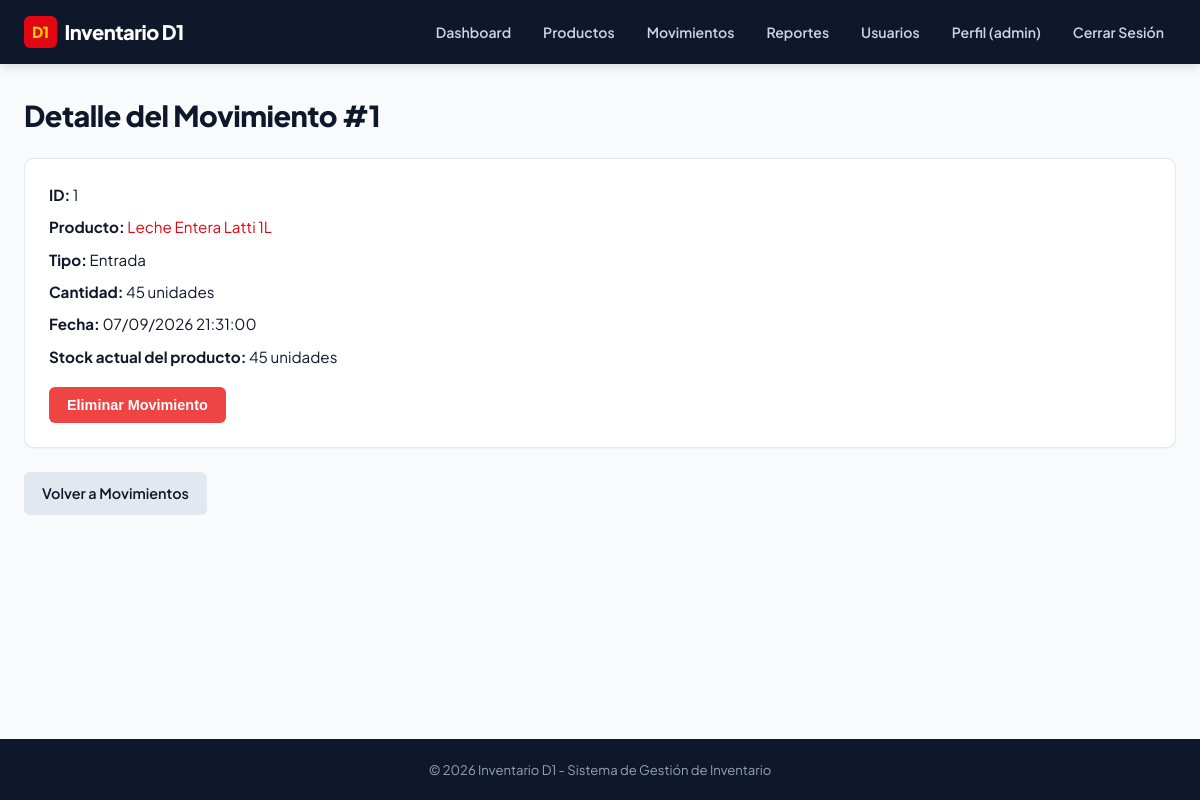
The app's page /movimientos/1 (signed in) with its own data.
### app/models.py (models this page shows, shortened)
class Movimiento(db.Model):
    __tablename__ = 'movimiento'
    id = db.Column(db.Integer, primary_key=True)
    producto_id = db.Column(db.Integer, db.ForeignKey('producto.id'), nullable=False)
    tipo = db.Column(db.String(20), nullable=False)  # 'entrada' o 'salida'
    cantidad = db.Column(db.Integer, nullable=False)
    fecha = db.Column(db.DateTime, default=datetime.utcnow)

class Producto(db.Model):
    __tablename__ = 'producto'
    id = db.Column(db.Integer, primary_key=True)
    nombre = db.Column(db.String(150), nullable=False)
    categoria = db.Column(db.String(100), nullable=True)
    precio = db.Column(db.Float, nullable=False)
    cantidad_stock = db.Column(db.Integer, default=0, nullable=False)
    stock_minimo = db.Column(db.Integer, default=5, nullable=False)
    fecha_ingreso = db.Column(db.DateTime, default=datetime.utcnow)
    movimientos = db.relationship('Movimiento', backref='producto', lazy=True, cascade='all, delete-orphan')
    def esta_bajo_stock(self):
        return self.cantidad_stock <= self.stock_minimo

### app/routes.py (the view)
@main.route('/movimientos/<int:id>')
@login_required
def detalle_movimiento(id):
    movimiento = db.session.get(Movimiento, id)
    if not movimiento:
        flash('Movimiento no encontrado.', 'error')
        return redirect(url_for('main.listar_movimientos'))
    return render_template('movimiento_detalle.html', movimiento=movimiento)

### app/routes.py (called while the page is built)
def login_required(f):
    @wraps(f)
    def decorated_function(*args, **kwargs):
        if 'usuario_id' not in session:
            flash('Debes iniciar sesión para acceder a esta página.', 'warning')
            return redirect(url_for('main.login', next=request.path))
        return f(*args, **kwargs)
    return decorated_function

@main.before_app_request
def cargar_usuario_actual():
    g.usuario = None
    if 'usuario_id' in session:
        g.usuario = db.session.get(Usuario, session['usuario_id'])
        if g.usuario is None:
            session.clear()

@main.app_context_processor
def inject_global_vars():
    return dict(
        usuario_actual=getattr(g, 'usuario', None),
        now=datetime.utcnow()
    )

### app/templates/movimiento_detalle.html (shortened to what this page needs)
{% extends 'base.html' %}
{% block content %}
<h1>Detalle del Movimiento #{{ movimiento.id }}</h1>
<div class="producto-detalle">
    <div class="info">
        <p><strong>ID:</strong> {{ movimiento.id }}</p>
        <p><strong>Producto:</strong>
            <a href="{{ url_for('main.detalle_producto', id=movimiento.producto.id) }}">
                {{ movimiento.producto.nombre }}
            </a>
        </p>
        <p><strong>Tipo:</strong>
            <span class="{{ 'entrada' if movimiento.tipo == 'entrada' else 'salida' }}">
                {{ movimiento.tipo|capitalize }}
            </span>
        </p>
        <p><strong>Cantidad:</strong> {{ movimiento.cantidad }} unidades</p>
        <p><strong>Fecha:</strong> {{ movimiento.fecha.strftime('%d/%m/%Y %H:%M:%S') }}</p>
        <p><strong>Stock actual del producto:</strong>
            <span class="{{ 'warning' if movimiento.producto.esta_bajo_stock() }}">
                {{ movimiento.producto.cantidad_stock }} unidades
            </span>
        </p>
    </div>
    <div class="acciones">
        <form method="POST" action="{{ url_for('main.eliminar_movimiento', id=movimiento.id) }}" style="display:inline;">
            <button type="submit" class="btn btn-danger" id="btn-eliminar-movimiento"
                    onclick="return confirm('¿Eliminar este movimiento? Se revertirá el efecto en el stock del producto.')">
                Eliminar Movimiento
            </button>
        </form>
    </div>
</div>
<a href="{{ url_for('main.listar_movimientos') }}" class="btn btn-secondary">Volver a Movimientos</a>
{% endblock %}

### app/static/css/style.css (style rules this page uses)
:root { --primary: #E30613; --primary-hover: #C20510; --primary-light: #FEE2E2; --accent-yellow: #FFD100; --accent-yellow-dark: #D97706; --bg-page: #F8FAFC; --bg-card: #FFFFFF; --bg-header: #0F172A; --border-color: #E2E8F0; --border-subtle: #F1F5F9; --text-primary: #0F172A; --text-secondary: #475569; --text-muted: #94A3B8; --text-inverse: #FFFFFF; --success: #10B981; --success-bg: #ECFDF5; --warning: #F59E0B; --warning-bg: #FFFBEB; --danger: #EF4444; --danger-bg: #FEF2F2; --info: #3B82F6; --info-bg: #EFF6FF; --radius-sm: 6px; --radius-md: 10px; --radius-lg: 16px; --radius-full: 9999px; --shadow-sm: 0 1px 2px rgba(0, 0, 0, 0.05); --shadow-md: 0 4px 6px -1px rgba(0, 0, 0, 0.08), 0 2px 4px -2px rgba(0, 0, 0, 0.04); --shadow-lg: 0 10px 15px -3px rgba(0, 0, 0, 0.1), 0 4px 6px -4px rgba(0, 0, 0, 0.05); }
*, *::before, *::after { box-sizing: border-box; margin: 0; padding: 0; }
body { font-family: 'Plus Jakarta Sans', system-ui, -apple-system, BlinkMacSystemFont, 'Segoe UI', Roboto, sans-serif; background-color: var(--bg-page); color: var(--text-primary); line-height: 1.6; min-height: 100vh; display: flex; flex-direction: column; }
a { color: var(--primary); text-decoration: none; transition: color 0.15s ease; }
h1 { font-size: 1.8rem; font-weight: 800; color: var(--text-primary); margin-bottom: 20px; letter-spacing: -0.5px; }
.btn { display: inline-flex; align-items: center; justify-content: center; font-weight: 600; font-size: 0.9rem; padding: 10px 18px; border-radius: var(--radius-sm); border: none; cursor: pointer; background-color: var(--primary); color: #FFFFFF; box-shadow: 0 2px 4px rgba(227, 6, 19, 0.2); transition: all 0.2s ease; }
.btn-secondary { background-color: #E2E8F0; color: var(--text-primary); box-shadow: none; }
.btn-danger { background-color: var(--danger); color: #FFFFFF; border-color: var(--danger); box-shadow: none; }
.producto-detalle { background: var(--bg-card); border: 1px solid var(--border-color); border-radius: var(--radius-md); padding: 24px; margin-bottom: 24px; box-shadow: var(--shadow-sm); }
.producto-detalle .info p { margin-bottom: 8px; font-size: 0.95rem; }
.producto-detalle .acciones { margin-top: 18px; display: flex; gap: 10px; }

### records on screen
Movimiento: id "1", tipo "Entrada", cantidad "45", fecha "07/09/2026 21:31:00"
Producto: producto.nombre "Leche Entera Latti 1L", producto.cantidad_stock "45"

### other values on screen
{{ session.get('usuario_username') }} "admin"
